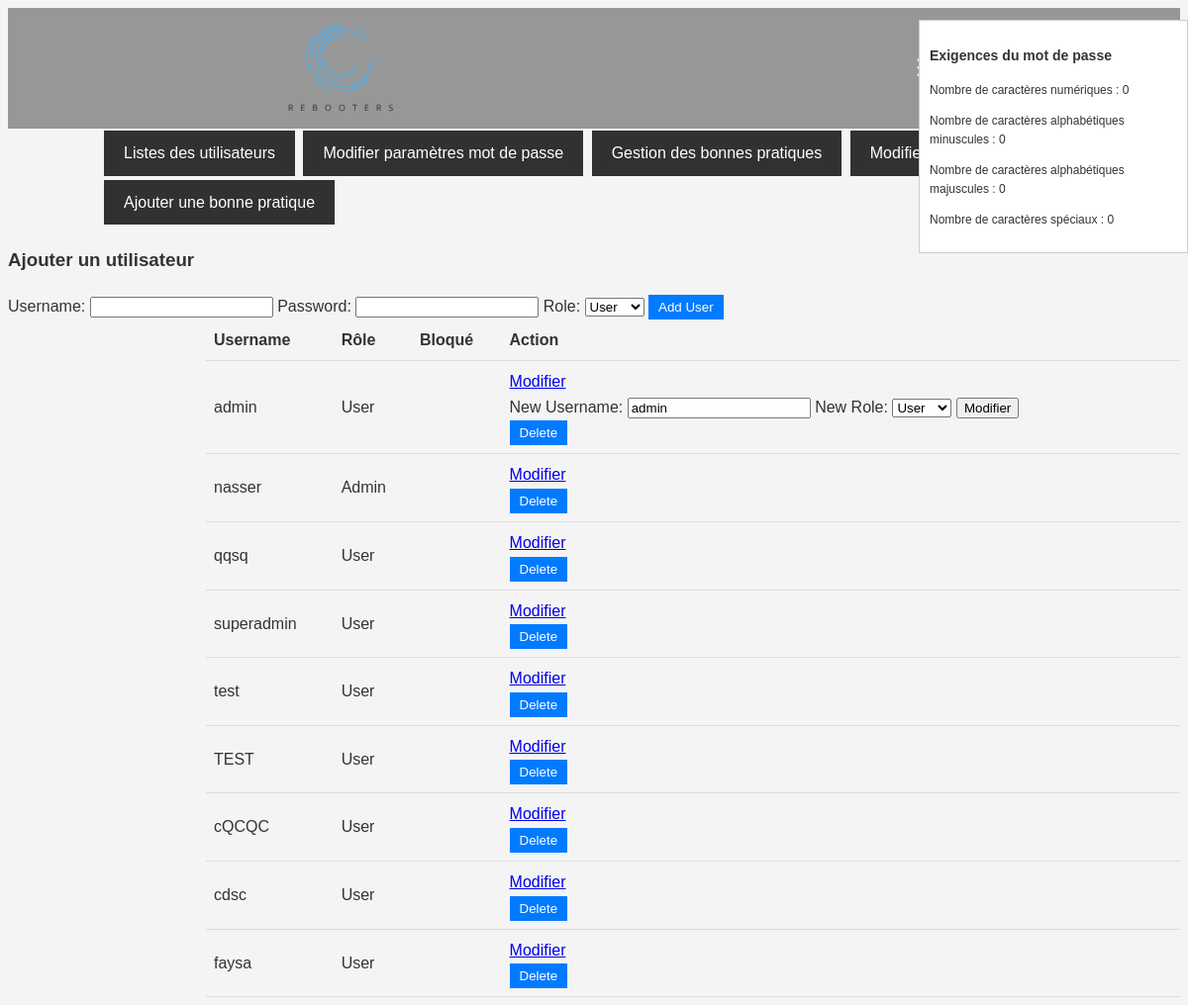
Screenshot of /Admin/admin_users_list.php?edit=admin with the database file from the repository.
### tables this page shows
CREATE TABLE IF NOT EXISTS `utilisateurs` (
  `IDUtilisateur` int NOT NULL AUTO_INCREMENT,
  `NomUtilisateur` varchar(60) NOT NULL,
  `MotDePasse` varchar(255) NOT NULL,
  `TypeUtilisateur` enum('0','1','2') NOT NULL,
  `NBtentative` tinyint NOT NULL DEFAULT '0',
  `Bloque` tinyint(1) NOT NULL DEFAULT '0',
  PRIMARY KEY (`IDUtilisateur`)
);

### Admin/admin_users_list.php (the view, shortened to what this page needs)
<?php
include("../Database/base.php");
$stmt = $bd->prepare("SELECT NomUtilisateur, TypeUtilisateur, Bloque FROM Utilisateurs");
$stmt->execute();
$users = $stmt->fetchAll(PDO::FETCH_ASSOC);
$currentUsername = $_SESSION['username'];
$usernameToModify = isset($_GET['modify']) ? $_GET['modify'] : null;
?>
<!DOCTYPE html>
<html lang="fr">
<head>
  <link rel="stylesheet" href="/Styles/admin.css">
  <link href="https://maxcdn.bootstrapcdn.com/font-awesome/4.7.0/css/font-awesome.min.css" rel="stylesheet">
</head>
<body>
<nav>
    <div class="logo">
        <img src="/Images/logo.svg" alt="REBOOTERS Logo" height="200" >
    </div>
    <div>
        <div class="user-menu">
            <button class="user-button">☰</button>
        </div>
    </div>
</nav>
<?php
$stmt = $bd->prepare("SELECT * FROM PasswordRequirements");
$stmt->execute();
$requirements = $stmt->fetch(PDO::FETCH_ASSOC);
if ($requirements !== false) {
    $n = $requirements['n'];
    $p = $requirements['p'];
    $q = $requirements['q'];
    $r = $requirements['r'];
} else {
    $n = $p = $q = $r = 0;
}
?>
<div class="requirements-container">
    <h3>Exigences du mot de passe</h3>
    <p>Nombre de caractères numériques : <?php echo $n; ?></p>
    <p>Nombre de caractères alphabétiques minuscules : <?php echo $p; ?></p>
    <p>Nombre de caractères alphabétiques majuscules : <?php echo $q; ?></p>
    <p>Nombre de caractères spéciaux : <?php echo $r; ?></p>
</div>
<div class="menu">
    <a href="admin_users_list.php">Listes des utilisateurs</a>
    <a href="admin_banned_users.php">Modifier paramètres mot de passe</a>
    <a href="admin_bp.php">Gestion des bonnes pratiques</a>
    <a href="admin_editprog.php">Modifier un programmee</a>
    <a href="admin_addbp.php">Ajouter une bonne pratique</a>
</div>
<h3>Ajouter un utilisateur</h3>
<form action="../Database/add_user.php" method="post">
    <label for="username">Username:</label>
    <input type="text" id="username" name="username" required>
    <label for="password">Password:</label>
    <input type="password" id="password" name="password" required>
    <label for="role">Role:</label>
    <select id="role" name="role">
        <option value="0">User</option>
    </select>
    <button type="submit"> Add User </button>
</form>
<div class="content">
    <table>
        <tr>
            <th>Username</th>
            <th>Rôle</th>
            <th>Bloqué</th>
            <th>Action</th>
        </tr>
        <?php foreach ($users as $user): ?>
            <tr>
                <td><?php echo htmlspecialchars($user['NomUtilisateur']); ?></td>
                <td><?php echo $user['TypeUtilisateur'] == 1 ? 'Admin' : 'User'; ?></td>
                <td><?php echo $user['Bloque'] == 1 ? 'Oui' : ''; ?></td>
                <td>
                    <?php if ($usernameToModify === $user['NomUtilisateur'] && $currentUsername !== $user['NomUtilisateur']): ?>
                    <?php else: ?>
                        <?php if ($currentUsername !== $user['NomUtilisateur']): ?>
                            <a href="?edit=<?php echo urlencode($user['NomUtilisateur']); ?>">Modifier</a>
                            <?php
                            if (isset($_GET['edit']) && $_GET['edit'] == $user['NomUtilisateur']) {
                                ?>
                                <form action="../Database/change_role.php" method="post">
                                    <label for="new_username">New Username:</label>
                                    <input type="text" id="new_username" name="new_username" value="<?php echo htmlspecialchars($user['NomUtilisateur']); ?>">
                                    <label for="new_role">New Role:</label>
                                    <select id="new_role" name="new_role">
                                        <option value="0" <?php echo $user['TypeUtilisateur'] == 'User' ? 'selected' : ''; ?>>User</option>
                                    </select>
                                    <input type="submit" value="Modifier">
                                </form>
                                <?php
                            }
                            ?>
                            <form action="../Database/delete_user.php" method="POST" onsubmit="return confirm('Are you sure ?');">
                                <button type="submit">Delete</button>
                            </form>
                        <?php endif; ?>
                    <?php endif; ?>
                </td>
            </tr>
        <?php endforeach; ?>
    </table>
</div>
</body>
</html>

### Styles/admin.css (style rules this page uses)
body { font-family: Arial, sans-serif; background: #f4f4f4; color: #333; line-height: 1.6; }
nav { background-color: #979797; color: white; padding: 1rem 0; display: flex; justify-content: space-around; align-items: center; }
.logo { font-size: 1.5rem; font-weight: bold; display: flex; align-items: center; }
.menu-button, .user-button { background: none; border: none; cursor: pointer; color: white; font-size: 1.5rem; }
.user-menu { position: relative; display: inline-block; }
.logo { height: 90px; }
.content { margin-left: 200px; }
table { width: 100%; border-collapse: collapse; }
th, td { text-align: left; padding: 8px; border-bottom: 1px solid #ddd; }
.menu a { display: inline-block; padding: 10px 20px; margin: 2px; background-color: #2f322f; color: white; text-decoration: none; font-size: 16px; }
.menu { margin-left: 95px; }
button { cursor: pointer; padding: 5px 10px; border: none; background-color: #007BFF; color: white; }

### Admin/admin_users_list.php (style rules this page uses)
.requirements-container { position: fixed; top: 20px; right: 0; background: #fff; border: 1px solid #ccc; padding: 10px; z-index: 1000; width: 250px; font-size: 12px; }

### rows the page displays
utilisateurs: NomUtilisateur "admin", TypeUtilisateur "User", new_username "admin"
utilisateurs: NomUtilisateur "nasser", TypeUtilisateur "Admin"
utilisateurs: NomUtilisateur "qqsq", TypeUtilisateur "User"
utilisateurs: NomUtilisateur "superadmin", TypeUtilisateur "User"
utilisateurs: NomUtilisateur "test", TypeUtilisateur "User"
utilisateurs: NomUtilisateur "TEST", TypeUtilisateur "User"
utilisateurs: NomUtilisateur "cQCQC", TypeUtilisateur "User"
utilisateurs: NomUtilisateur "cdsc", TypeUtilisateur "User"
utilisateurs: NomUtilisateur "faysa", TypeUtilisateur "User"

### other values shown
$n "0"
$p "0"
$q "0"
$r "0"
